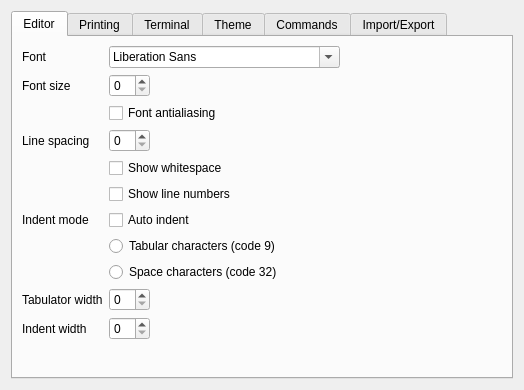
<?xml version="1.0" encoding="UTF-8"?>
<ui version="4.0">
 <class>QxPreferences</class>
 <widget class="QWidget" name="QxPreferences">
  <property name="geometry">
   <rect>
    <x>0</x>
    <y>0</y>
    <width>524</width>
    <height>390</height>
   </rect>
  </property>
  <property name="sizePolicy">
   <sizepolicy hsizetype="Preferred" vsizetype="Preferred">
    <horstretch>0</horstretch>
    <verstretch>0</verstretch>
   </sizepolicy>
  </property>
  <property name="windowTitle">
   <string>Preferences</string>
  </property>
  <layout class="QVBoxLayout" name="verticalLayout">
   <item>
    <widget class="QTabWidget" name="tabs_">
     <property name="currentIndex">
      <number>0</number>
     </property>
     <property name="elideMode">
      <enum>Qt::ElideNone</enum>
     </property>
     <property name="usesScrollButtons">
      <bool>false</bool>
     </property>
     <widget class="QWidget" name="editorTab_">
      <attribute name="title">
       <string>Editor</string>
      </attribute>
      <layout class="QFormLayout" name="formLayout_3">
       <property name="fieldGrowthPolicy">
        <enum>QFormLayout::FieldsStayAtSizeHint</enum>
       </property>
       <item row="0" column="0">
        <widget class="QLabel" name="label">
         <property name="text">
          <string>Font</string>
         </property>
        </widget>
       </item>
       <item row="0" column="1">
        <widget class="QFontComboBox" name="editorFont_">
         <property name="writingSystem">
          <enum>QFontDatabase::Any</enum>
         </property>
         <property name="fontFilters">
          <set>QFontComboBox::AllFonts</set>
         </property>
         <property name="currentFont">
          <font>
           <family>Helvetica</family>
          </font>
         </property>
        </widget>
       </item>
       <item row="1" column="0">
        <widget class="QLabel" name="label_2">
         <property name="text">
          <string>Font size</string>
         </property>
        </widget>
       </item>
       <item row="1" column="1">
        <widget class="QSpinBox" name="editorFontSize_"/>
       </item>
       <item row="2" column="1">
        <widget class="QCheckBox" name="editorFontAntialiasing_">
         <property name="text">
          <string>Font antialiasing</string>
         </property>
        </widget>
       </item>
       <item row="3" column="0">
        <widget class="QLabel" name="label_9">
         <property name="text">
          <string>Line spacing</string>
         </property>
        </widget>
       </item>
       <item row="3" column="1">
        <widget class="QSpinBox" name="editorLineSpacing_"/>
       </item>
       <item row="4" column="1">
        <widget class="QCheckBox" name="editorShowWhitespace_">
         <property name="text">
          <string>Show whitespace</string>
         </property>
        </widget>
       </item>
       <item row="5" column="1">
        <widget class="QCheckBox" name="editorShowLineNumbers_">
         <property name="text">
          <string>Show line numbers</string>
         </property>
        </widget>
       </item>
       <item row="6" column="0">
        <widget class="QLabel" name="label_8">
         <property name="text">
          <string>Indent mode</string>
         </property>
        </widget>
       </item>
       <item row="6" column="1">
        <widget class="QCheckBox" name="editorAutoIndent_">
         <property name="text">
          <string>Auto indent</string>
         </property>
        </widget>
       </item>
       <item row="7" column="1">
        <widget class="QRadioButton" name="editorTabIndentMode_">
         <property name="text">
          <string>Tabular characters (code 9)</string>
         </property>
        </widget>
       </item>
       <item row="8" column="1">
        <widget class="QRadioButton" name="editorSpaceIndentMode_">
         <property name="text">
          <string>Space characters (code 32)</string>
         </property>
        </widget>
       </item>
       <item row="9" column="0">
        <widget class="QLabel" name="label_14">
         <property name="text">
          <string>Tabulator width</string>
         </property>
        </widget>
       </item>
       <item row="9" column="1">
        <widget class="QSpinBox" name="editorTabWidth_"/>
       </item>
       <item row="10" column="0">
        <widget class="QLabel" name="label_5">
         <property name="text">
          <string>Indent width</string>
         </property>
        </widget>
       </item>
       <item row="10" column="1">
        <widget class="QSpinBox" name="editorIndentWidth_"/>
       </item>
      </layout>
     </widget>
     <widget class="QWidget" name="printingTab_">
      <attribute name="title">
       <string>Printing</string>
      </attribute>
      <layout class="QFormLayout" name="formLayout_5">
       <property name="fieldGrowthPolicy">
        <enum>QFormLayout::ExpandingFieldsGrow</enum>
       </property>
       <item row="0" column="0">
        <widget class="QLabel" name="label_15">
         <property name="text">
          <string>Font</string>
         </property>
        </widget>
       </item>
       <item row="0" column="1">
        <widget class="QFontComboBox" name="printingFont_">
         <property name="writingSystem">
          <enum>QFontDatabase::Any</enum>
         </property>
         <property name="fontFilters">
          <set>QFontComboBox::AllFonts</set>
         </property>
         <property name="currentFont">
          <font>
           <family>Helvetica</family>
          </font>
         </property>
        </widget>
       </item>
       <item row="1" column="0">
        <widget class="QLabel" name="label_16">
         <property name="text">
          <string>Font size</string>
         </property>
        </widget>
       </item>
       <item row="1" column="1">
        <widget class="QSpinBox" name="printingFontSize_"/>
       </item>
       <item row="2" column="1">
        <widget class="QCheckBox" name="printingFontAntialiasing_">
         <property name="text">
          <string>Font antialiasing</string>
         </property>
        </widget>
       </item>
       <item row="3" column="0">
        <widget class="QLabel" name="label_11">
         <property name="text">
          <string>Line spacing</string>
         </property>
        </widget>
       </item>
       <item row="3" column="1">
        <widget class="QSpinBox" name="printingLineSpacing_"/>
       </item>
       <item row="4" column="1">
        <widget class="QCheckBox" name="printingShowWhitespace_">
         <property name="text">
          <string>Show whitespace</string>
         </property>
        </widget>
       </item>
       <item row="5" column="1">
        <widget class="QCheckBox" name="printingShowLineNumbers_">
         <property name="text">
          <string>Show line numbers</string>
         </property>
        </widget>
       </item>
       <item row="7" column="1">
        <widget class="QCheckBox" name="printingPageBorder_">
         <property name="text">
          <string>Page border</string>
         </property>
        </widget>
       </item>
       <item row="6" column="1">
        <widget class="QCheckBox" name="printingPageHeader_">
         <property name="text">
          <string>Page header</string>
         </property>
        </widget>
       </item>
      </layout>
     </widget>
     <widget class="QWidget" name="terminalTab_">
      <attribute name="title">
       <string>Terminal</string>
      </attribute>
      <layout class="QFormLayout" name="formLayout_2">
       <property name="fieldGrowthPolicy">
        <enum>QFormLayout::FieldsStayAtSizeHint</enum>
       </property>
       <item row="0" column="0">
        <widget class="QLabel" name="label_4">
         <property name="text">
          <string>Font</string>
         </property>
        </widget>
       </item>
       <item row="0" column="1">
        <widget class="QFontComboBox" name="terminalFont_">
         <property name="writingSystem">
          <enum>QFontDatabase::Any</enum>
         </property>
         <property name="fontFilters">
          <set>QFontComboBox::AllFonts</set>
         </property>
         <property name="currentFont">
          <font>
           <family>Helvetica</family>
          </font>
         </property>
        </widget>
       </item>
       <item row="1" column="0">
        <widget class="QLabel" name="label_7">
         <property name="text">
          <string>Font size</string>
         </property>
        </widget>
       </item>
       <item row="1" column="1">
        <widget class="QSpinBox" name="terminalFontSize_"/>
       </item>
       <item row="2" column="1">
        <widget class="QCheckBox" name="terminalFontAntialiasing_">
         <property name="text">
          <string>Font antialiasing</string>
         </property>
        </widget>
       </item>
       <item row="3" column="0">
        <widget class="QLabel" name="label_10">
         <property name="text">
          <string>Line spacing</string>
         </property>
        </widget>
       </item>
       <item row="3" column="1">
        <widget class="QSpinBox" name="terminalLineSpacing_"/>
       </item>
       <item row="4" column="1">
        <widget class="QCheckBox" name="terminalEndlessLogging_">
         <property name="text">
          <string>Endless logging</string>
         </property>
        </widget>
       </item>
       <item row="5" column="0">
        <widget class="QLabel" name="label_6">
         <property name="text">
          <string>Number of lines</string>
         </property>
        </widget>
       </item>
       <item row="5" column="1">
        <widget class="QSpinBox" name="terminalNumberOfLines_"/>
       </item>
       <item row="6" column="0">
        <widget class="QLabel" name="label_12">
         <property name="text">
          <string>Color palette</string>
         </property>
        </widget>
       </item>
       <item row="6" column="1">
        <widget class="QComboBox" name="terminalPalette_"/>
       </item>
      </layout>
     </widget>
     <widget class="QWidget" name="themesTab_">
      <attribute name="title">
       <string>Theme</string>
      </attribute>
      <layout class="QGridLayout" name="gridLayout">
       <item row="0" column="0">
        <widget class="QListView" name="themesView_"/>
       </item>
      </layout>
     </widget>
     <widget class="QWidget" name="commandsTab_">
      <attribute name="title">
       <string>Commands</string>
      </attribute>
      <layout class="QVBoxLayout" name="verticalLayout_2">
       <item>
        <widget class="QTreeView" name="commandsView_">
         <property name="sizePolicy">
          <sizepolicy hsizetype="Expanding" vsizetype="Expanding">
           <horstretch>0</horstretch>
           <verstretch>1</verstretch>
          </sizepolicy>
         </property>
         <property name="font">
          <font>
           <family>Lucida Grande</family>
          </font>
         </property>
         <property name="focusPolicy">
          <enum>Qt::WheelFocus</enum>
         </property>
         <property name="rootIsDecorated">
          <bool>true</bool>
         </property>
        </widget>
       </item>
       <item>
        <layout class="QHBoxLayout" name="horizontalLayout">
         <property name="spacing">
          <number>1</number>
         </property>
         <item>
          <widget class="QToolButton" name="commandsAdd_">
           <property name="sizePolicy">
            <sizepolicy hsizetype="Expanding" vsizetype="Preferred">
             <horstretch>0</horstretch>
             <verstretch>0</verstretch>
            </sizepolicy>
           </property>
           <property name="text">
            <string>Add</string>
           </property>
          </widget>
         </item>
         <item>
          <widget class="QToolButton" name="commandsDel_">
           <property name="sizePolicy">
            <sizepolicy hsizetype="Expanding" vsizetype="Preferred">
             <horstretch>0</horstretch>
             <verstretch>0</verstretch>
            </sizepolicy>
           </property>
           <property name="text">
            <string>Del</string>
           </property>
          </widget>
         </item>
         <item>
          <widget class="QToolButton" name="commandsEdit_">
           <property name="sizePolicy">
            <sizepolicy hsizetype="Expanding" vsizetype="Preferred">
             <horstretch>0</horstretch>
             <verstretch>0</verstretch>
            </sizepolicy>
           </property>
           <property name="text">
            <string>Edit</string>
           </property>
          </widget>
         </item>
        </layout>
       </item>
      </layout>
     </widget>
     <widget class="QWidget" name="configTab_">
      <attribute name="title">
       <string>Import/Export</string>
      </attribute>
      <layout class="QFormLayout" name="formLayout_4">
       <property name="fieldGrowthPolicy">
        <enum>QFormLayout::AllNonFixedFieldsGrow</enum>
       </property>
       <item row="0" column="0">
        <widget class="QLabel" name="label_3">
         <property name="text">
          <string>Preferences included:</string>
         </property>
        </widget>
       </item>
       <item row="0" column="1">
        <widget class="QCheckBox" name="configEditor_">
         <property name="text">
          <string>Editor</string>
         </property>
        </widget>
       </item>
       <item row="1" column="1">
        <widget class="QCheckBox" name="configPrinting_">
         <property name="text">
          <string>Printing</string>
         </property>
        </widget>
       </item>
       <item row="2" column="1">
        <widget class="QCheckBox" name="configTerminal_">
         <property name="text">
          <string>Terminal</string>
         </property>
        </widget>
       </item>
       <item row="3" column="1">
        <widget class="QCheckBox" name="configCommands_">
         <property name="text">
          <string>Commands</string>
         </property>
        </widget>
       </item>
       <item row="4" column="1">
        <layout class="QHBoxLayout" name="horizontalLayout_2">
         <property name="spacing">
          <number>6</number>
         </property>
         <item>
          <widget class="QPushButton" name="configImport_">
           <property name="text">
            <string>Import</string>
           </property>
          </widget>
         </item>
         <item>
          <widget class="QPushButton" name="configExport_">
           <property name="text">
            <string>Export</string>
           </property>
          </widget>
         </item>
        </layout>
       </item>
      </layout>
     </widget>
    </widget>
   </item>
  </layout>
 </widget>
 <resources/>
 <connections/>
</ui>
